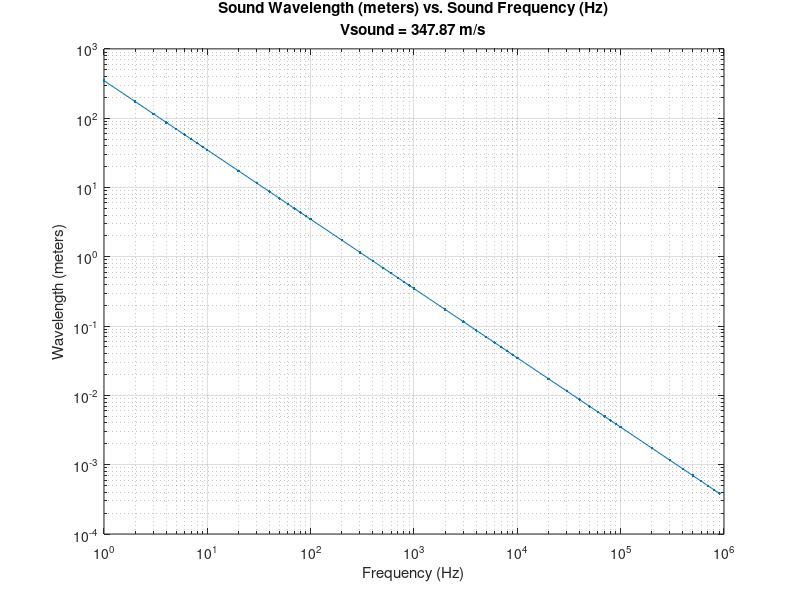
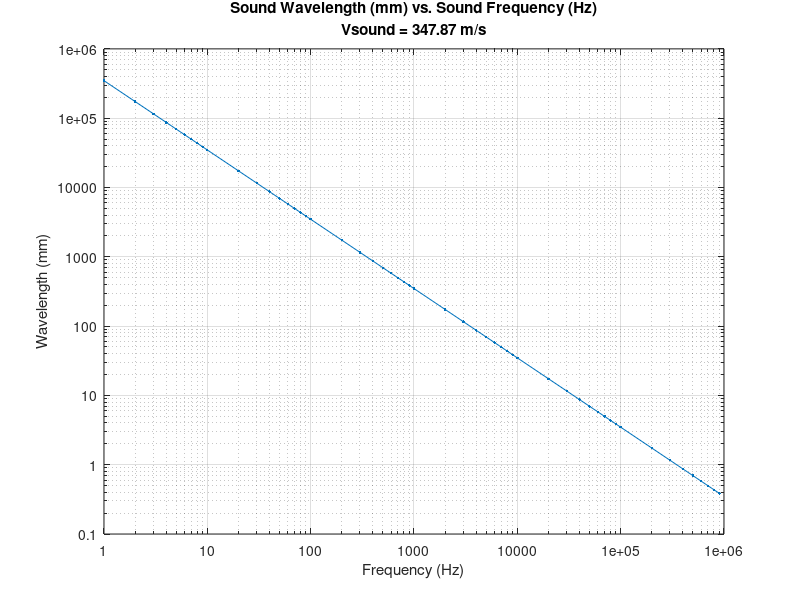

Write the MATLAB code that produced these figures, in order.
% sound wavelength plot based on speed of sound = 347.87 meters/second

% define speed of sound
SOUNDSPEED = 347.87;

% set up list of frequencies
exponents = 0:5;
fscales = 1:9;
nfreqs = length(exponents)*length(fscales);
f = zeros(1, nfreqs);

% initialize frequency index var
findx = 1;
% loop through exponents
for m = exponents
	% loop through frequency scale factors
	for n = fscales
		% compute frequency, store in f vector and increment index
		f(findx) = n * (10^m);
		findx = findx + 1;
	end
end

% compute wavelengths
w = SOUNDSPEED ./ f;

% plot in log log format
f1 = figure(1)
p1 = loglog(f, w, '.-');
a1 = gca;
% turn on grid
grid on
% axis labels
xlabel('Frequency (Hz)')
ylabel('Wavelength (meters)')
% title
title( {'Sound Wavelength (meters) vs. Sound Frequency (Hz)', ...
			'Vsound = 347.87 m/s'})

		
f2 = figure(2)
p2 = loglog(f, 1000*w, '.-');
a2 = gca;
% turn on grid
grid on
% axis labels
xlabel('Frequency (Hz)')
ylabel('Wavelength (mm)')
% title
title( {'Sound Wavelength (mm) vs. Sound Frequency (Hz)', ...
			'Vsound = 347.87 m/s'})

ticklab = get(a2, 'XTickLabel')
tickval = get(a2, 'XTick')
set(a2, 'XTickLabel', tickval);
ticklab = get(a2, 'YTickLabel')
tickval = get(a2, 'YTick')
set(a2, 'YTickLabel', tickval);








% print out list
fprintf('Hz\t\tm\n');
for n = 1:nfreqs
	fprintf('%d\t\t%f\n', f(n), w(n))
end
fprintf('\n\n');